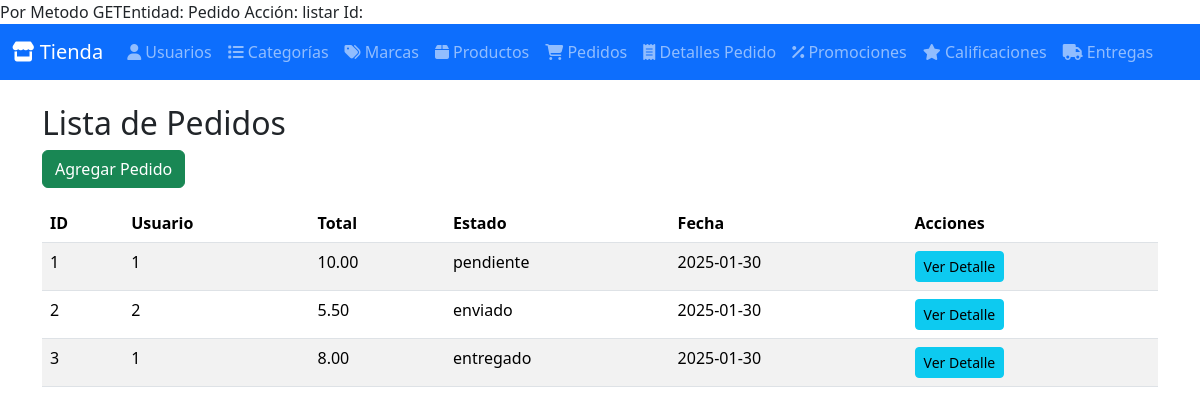
Screenshot of /index.php?entity=Pedido&action=listar with the database file from the repository.
### tables this page shows
CREATE TABLE pedidos (
    id INT AUTO_INCREMENT PRIMARY KEY,
    id_usuario INT,
    total DECIMAL(10,2) NOT NULL,
    estado ENUM('pendiente', 'enviado', 'entregado', 'cancelado') DEFAULT 'pendiente',
    fecha_pedido DATE DEFAULT (CURDATE()),
    FOREIGN KEY (id_usuario) REFERENCES usuarios(id) ON DELETE CASCADE
);

### Model/ClassPedido.php (called while the page is built, shortened)
<?php
require_once BASE_PATH . DIRECTORY_SEPARATOR . 'Config' . DIRECTORY_SEPARATOR . 'ClassDatabase.php';
class ClassPedido {
    private $conn;
    public function __construct() {
        $db = new ClassDatabase();
        $this->conn = $db->getConnection();
    }
    public function getPedidos() {
        $query = "SELECT * FROM pedidos";
        $stmt = $this->conn->prepare($query);
        $stmt->execute();
        return $stmt->fetchAll(PDO::FETCH_ASSOC);
    }
}
?>

### Config/ClassDatabase.php (called while the page is built, shortened)
<?php
class ClassDatabase {
    private $host = 'localhost';
    private $db_name = 'bd_tienda_dulces';
    private $username = 'root';
    private $password = 'password';
    public function getConnection() {
        $this->conn = null;
        try {
            $this->conn = new PDO("mysql:host={$this->host};dbname={$this->db_name}", $this->username, $this->password);
            $this->conn->setAttribute(PDO::ATTR_ERRMODE, PDO::ERRMODE_EXCEPTION);
        } catch (PDOException $e) {
            echo "Error de conexión: " . $e->getMessage();
        }
        return $this->conn;
    }
}
?>

### Controller/ClassPedidoController.php (called while the page is built, shortened)
<?php
require_once BASE_PATH . DIRECTORY_SEPARATOR . 'Model' . DIRECTORY_SEPARATOR . 'ClassPedido.php';
class ClassPedidoController {
    public function getPedidoController() {
        $pedidoModel = new ClassPedido();
        return $pedidoModel->getPedidos();
    }
}
?>

### View/Pedido/listaPedido.php (the view)
<?php
echo "<h2>Lista de Pedidos</h2>";
echo "<a href='index.php?entity=Pedido&action=insertar' class='btn btn-success mb-3'>Agregar Pedido</a>";
echo "<table class='table table-striped'>";
echo "<thead><tr>
        <th>ID</th><th>Usuario</th><th>Total</th><th>Estado</th><th>Fecha</th><th>Acciones</th>
      </tr></thead><tbody>";
foreach ($listadoelementos as $pedido) {
    echo "<tr>";
    echo "<td>{$pedido['id']}</td>";
    echo "<td>{$pedido['id_usuario']}</td>";
    echo "<td>{$pedido['total']}</td>";
    echo "<td>{$pedido['estado']}</td>";
    echo "<td>{$pedido['fecha_pedido']}</td>";
    echo "<td>
        <a href='index.php?entity=Pedido&action=detalle&id={$pedido['id']}' class='btn btn-info btn-sm'>Ver Detalle</a>
    </td>";
    echo "</tr>";
}
echo "</tbody></table>";
?>

### rows the page displays
pedidos: id "1", id_usuario "1", total "10.00", estado "pendiente", fecha_pedido "2025-01-30"
pedidos: id "2", id_usuario "2", total "5.50", estado "enviado", fecha_pedido "2025-01-30"
pedidos: id "3", id_usuario "1", total "8.00", estado "entregado", fecha_pedido "2025-01-30"

### other values shown
$entity "Pedido"
$action "listar"
$label "Usuarios Categorías Marcas Productos Pedidos Detalles Pedido Promociones Calificaciones Entregas"
